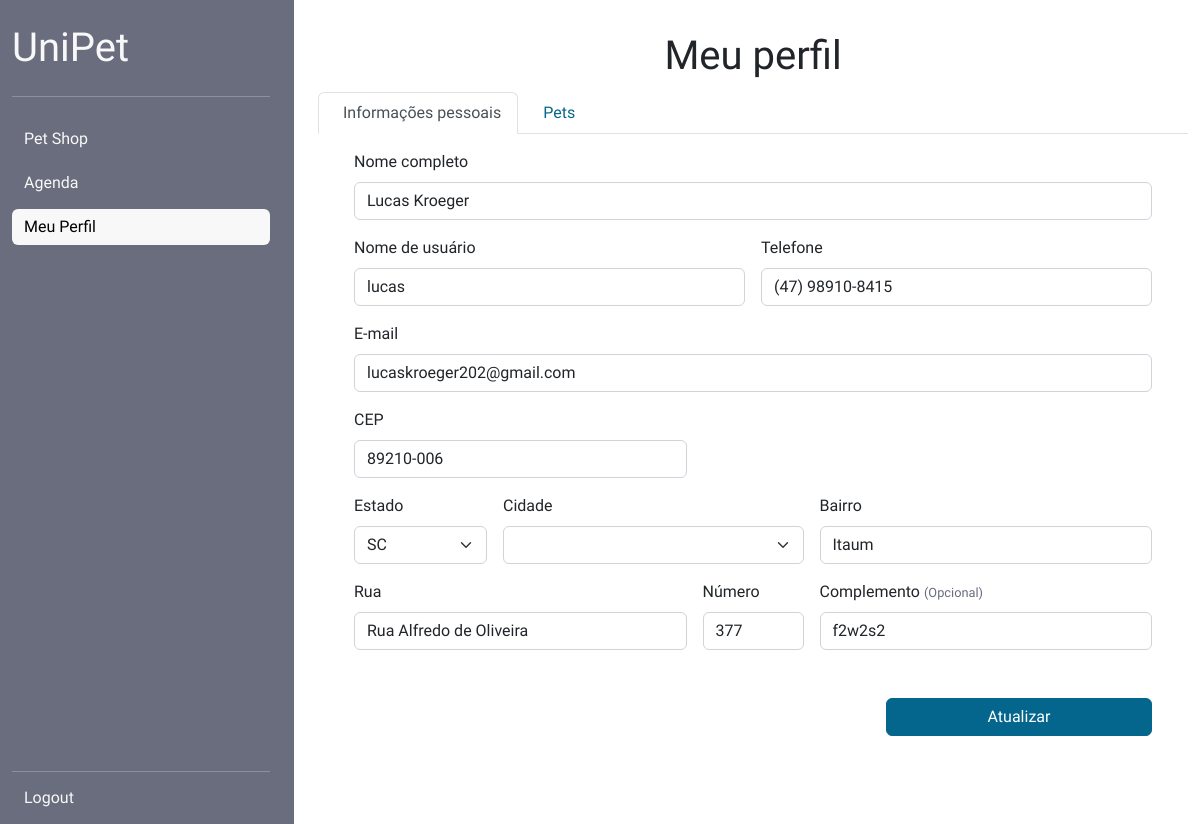
/src/pages/perfil_usuario.php (signed in), run on an earlier commit of the app's database.
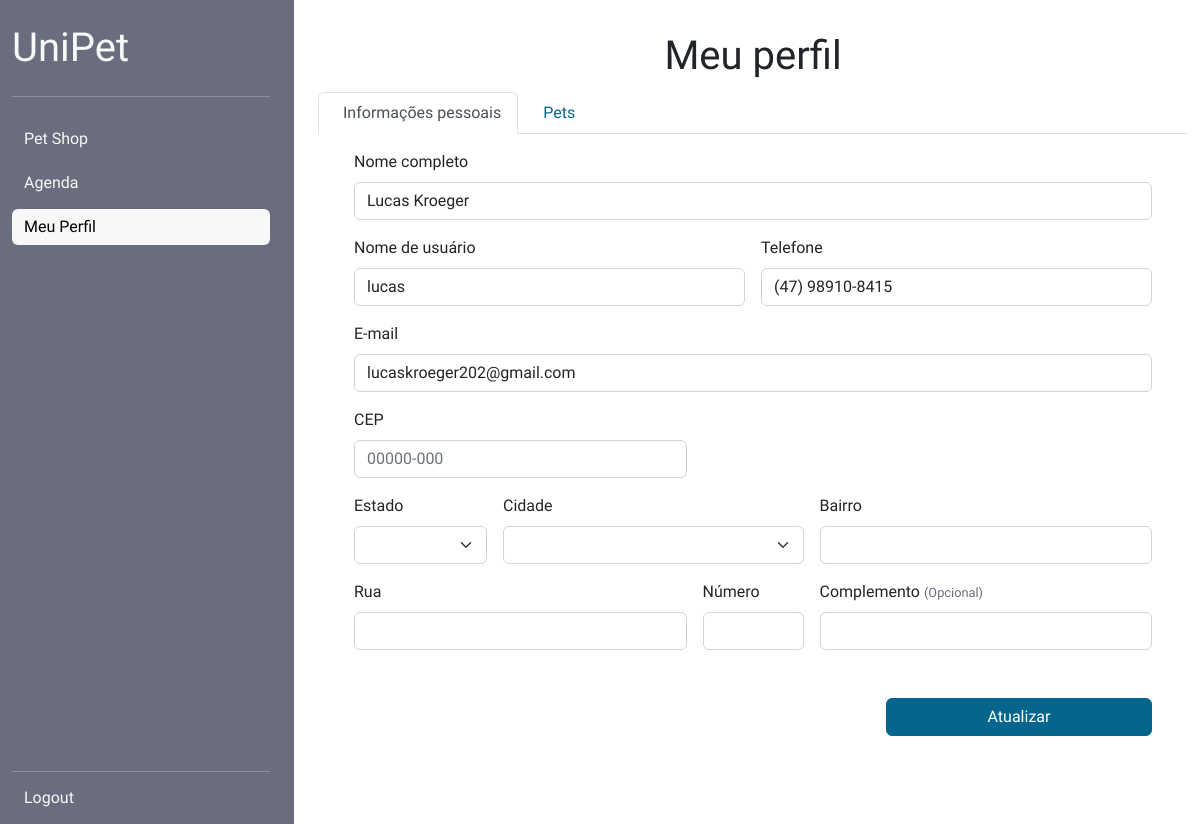
And on a later commit of the database.
### tables this page shows
CREATE TABLE USUARIO (
    ID_USUARIO INT PRIMARY KEY AUTO_INCREMENT,
    USERNAME_USUARIO VARCHAR(50) NOT NULL UNIQUE,
    NOMECOMPLETO_USUARIO VARCHAR(70) NOT NULL,
    TELEFONE_USUARIO CHAR(15),
    EMAIL_USUARIO VARCHAR(100) NOT NULL UNIQUE,
    SENHA_USUARIO VARCHAR(1000) NOT NULL,
    CEP_USUARIO CHAR(9),
    ESTADO_USUARIO CHAR(2),
    CIDADE_USUARIO VARCHAR(45),
    BAIRRO_USUARIO VARCHAR(45),
    RUA_USUARIO VARCHAR(60),
    NUMEROCASA_USUARIO VARCHAR(7),
    COMPLEMENTOENDERECO_USUARIO VARCHAR(60),
    FK_TIPOUSUARIO INT NOT NULL default 1,
	FOREIGN KEY (FK_TIPOUSUARIO)
	REFERENCES TIPO_USUARIO(ID_TIPO_USUARIO)

);

### backend/select_informacoes_usuario.php (called while the page is built, shortened)
<?php
include("conexao.php");
$comando = $pdo->prepare("SELECT * FROM USUARIO WHERE ID_USUARIO=:id_usuario");
$comando->bindValue(':id_usuario',$_SESSION['pk_usuario']);
$comando->execute();
if ($comando->rowCount()==1)
{
    $info_usuario = $comando->fetch();
}

### src/pages/perfil_usuario.php (the view, shortened to what this page needs)
<!DOCTYPE html>
<html lang="en">
<head>
    <link rel="stylesheet" href="../css/sidebar.css">
    <link rel="stylesheet" href="../css/custom.min.css">
</head>
<body style="overflow: hidden;" data-userupdated = <?php session_start(); echo (isset($_SESSION['user_updated'])) ? "1" : "0"?>>
    <div style="height: 100%; position: absolute; width: 100%">
        <div class="row h-100">
            <?php
                include('_sidebar.php');
                mainSideBar('meu_perfil');
                ?>
            <div class="col-9 container mt-4" style="overflow-y: scroll; height: 100vh;">
                <h1 class="h1 text-center mt-2 font-weight-bold" style="height:6.5vh">Meu perfil</h1>
                <div class="container mt-2 text-center col">
                <ul class="nav nav-tabs mb-3" id="myTab" role="tablist">
                <li class="nav-item" role="presentation">
                    <a class="nav-link active" id="ex-with-icons-tab-1" data-mdb-toggle="tab" href="#perfil"
                    aria-controls="ex-with-icons-tabs-1" aria-selected="true"><i class="fas fa-user-alt fa-fw me-2"></i>Informações pessoais</a>
                </li>
                <?php
                if ($_SESSION['fk_tipousuario']==1 ) {
                    ?>
                    <li class="nav-item" role="presentation">
                        <a class="nav-link" id="ex-with-icons-tab-2" data-mdb-toggle="tab" href="#pets"
                        aria-controls="ex-with-icons-tabs-2" aria-selected="false"><i class="fas fa-paw fa-fw me-2"></i>Pets</a>
                    </li>
                    <?php
                }
                ?>
                </ul>
                <div id="myTab-content" class="tab-content">
                    <form class="text-start p-5 pt-0 tab-pane fade show active" role="tab-panel" aria-labelledby="myTab-tab-1"
                          action="../../backend/update_informacoes_usuario.php" method="POST" id="perfil">
                        <?php include('../../backend/select_informacoes_usuario.php');?>
                        <div class="mt-3 row">
                            <label class="form-label p-0" for="nomecompleto">Nome completo</label>
                            <input type="text" id="nomecompleto" name="nomecompleto" class="form-control" value="<?php echo $info_usuario['NOMECOMPLETO_USUARIO']; ?>" required>
                        </div>
                        <div class="mt-3 row">
                            <div class="col p-0 pe-2">
                                <label class="form-label" for="nomeusuario">Nome de usuário</label>
                                <input type="text" id="nomeusuario" name="nomeusuario"  class="form-control" value="<?php echo $info_usuario['USERNAME_USUARIO']; ?>" required>
                            </div>
                            <div class="col p-0 ps-2">
                                <label class="form-label" for="telefone">Telefone</label>
                                <input type="text" id="telefone" name="telefone"  class="form-control" placeholder="(00) 00000-0000" value="<?php echo $info_usuario['TELEFONE_USUARIO']; ?>" >
                            </div>
                        </div>
                        <div class="mt-3 row">
                            <label class="form-label p-0" for="email">E-mail</label>
                            <input type="email" id="email" name="email" class="form-control" placeholder="seunome@exemplo.com" value="<?php echo $info_usuario['EMAIL_USUARIO']; ?>" required>
                        </div>
                        <div class="mt-3 row">
                            <div class="col-5 p-0">
                                <label class="form-label" for="cep">CEP</label>
                                <input type="text" id="cep" name="cep" class="form-control" placeholder="00000-000" onkeyup="verInformacoesDoCep(this.value)" value="<?php echo $info_usuario['CEP_USUARIO']; ?>">
                            </div>
                        </div>
                        <div class="mt-3 row">
                            <div class="col-2 p-0 ">
                                <label class="form-label" for="estado">Estado</label>
                                <select class="form-select" id="estado" name="estado" onchange="getCitiesByState(this.value)" form="perfil">
                                    <option value="SC">SC</option>
                                </select>
                            </div>
                            <div class="col-5 p-0  ps-3 pe-3">
                                <label class="form-label" for="cidade">Cidade</label>
                                <select class="form-select" id="cidade" name="cidade">
                                </select>
                            </div>
                            <div class="col-5 p-0">
                                <label class="form-label" for="bairro">Bairro</label>
                                <input type="text" id="bairro" name="bairro" class="form-control" value="<?php echo $info_usuario['BAIRRO_USUARIO']; ?>">
                            </div>
                        </div>
                        <div class="mt-3 row">
                            <div class="col-5 p-0">
                                <label class="form-label" for="rua">Rua</label>
                                <input type="text" id="rua" name="rua" class="form-control" value="<?php echo $info_usuario['RUA_USUARIO']; ?>">
                            </div>
                            <div class="col-2 p-0 ps-3 pe-3">
                                <label class="form-label" for="numero">Número</label>
                                <input type="number" id="numero" name="numero" class="form-control" value="<?php echo $info_usuario['NUMEROCASA_USUARIO']; ?>">
                            </div>
                            <div class="col-5 p-0">
                                <label class="form-label" for="complemento">Complemento <span class="text-secondary" style="font-size: 0.8em">(Opcional)</span></label>
                                <input type="text" id="complemento" name="complemento" class="form-control" value="<?php echo $info_usuario['COMPLEMENTOENDERECO_USUARIO']; ?>">
                            </div>
                        </div>
                        <div class="row mt-5 text-end">
                            <div class="col p-0" id="alert-wrapper">
                            </div>
                            <div class="col-4 p-0">
                                <button type="submit" class="btn btn-primary" style="width: 100%" data-mdb-ripple-duration="0">Atualizar</button>
                            </div>
                        </div>
                    </form>
                </div>
            </div>
        </div>
    </div>
</body>
</html>

### src/pages/_sidebar.php (shortened to what this page needs)
<?php
function mainSideBar($active) {
?>
    <div class="col-3 h-100 bg-secondary p-4 pb-2 d-flex flex-column" style="height: 100vh">
        <h1 class="h1 text-light" style="user-select: none" >UniPet</h1>
        <hr class="hr text-light">
        <?php
        if ($_SESSION['fk_tipousuario'] != 2) {
            ?>
                <div><input type="button" class="btn btn-outline-light w-100 mt-2 text-start <?php echo ($active == 'pet_shop')     ?  'active' : 'menu_option'; ?>" style="border:none" value="Pet Shop" onclick="window.location='pet_shop.php'"/></div>
            <?php
        }
        if ($_SESSION['fk_tipousuario'] == 1) {
            ?>
            <div><input type="button" class="btn btn-outline-light w-100 mt-2 text-start <?php echo ($active == 'agenda_pet')   ?  'active' : 'menu_option'; ?>" style="border:none" value="Agenda"   onclick="window.location='agenda_pet.php'"/></div>
            <?php
        }
            ?>
        <div><input type="button" class="btn btn-outline-light w-100 mt-2 text-start <?php echo ($active == 'meu_perfil')   ?  'active' : 'menu_option'; ?>" style="border:none" value="Meu Perfil" onclick="window.location='perfil_usuario.php'"/></div>
        <div class="mt-auto">
            <hr class="hr text-light mb-0">
            <input type="button" class="btn btn-outline-light w-100 mt-2 text-start" style="border:none;" value="Logout" onclick="window.location='../../backend/logout.php'"/>
        </div>
    </div>
<?php
}
?>

What changed in the data, as far as the page shows it:
changed usuario "Lucas Kroeger": cep "89210-006" → (not shown); bairro "Itaum" → (not shown); rua "Rua Alfredo de Oliveira" → (not shown); numero "377" → (not shown); complemento "f2w2s2" → (not shown)
Also different on the page:
form field estado: "SC" → (not shown)
